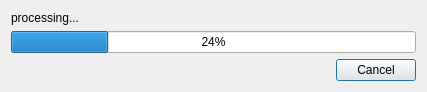
<?xml version="1.0" encoding="UTF-8"?>
<ui version="4.0">
 <class>ProgressDialog</class>
 <widget class="QDialog" name="ProgressDialog">
  <property name="geometry">
   <rect>
    <x>0</x>
    <y>0</y>
    <width>427</width>
    <height>87</height>
   </rect>
  </property>
  <property name="windowTitle">
   <string>Dialog</string>
  </property>
  <layout class="QVBoxLayout" name="verticalLayout">
   <item>
    <widget class="QLabel" name="inforLabel">
     <property name="text">
      <string>processing...</string>
     </property>
    </widget>
   </item>
   <item>
    <widget class="QProgressBar" name="progressBar">
     <property name="value">
      <number>24</number>
     </property>
    </widget>
   </item>
   <item>
    <layout class="QHBoxLayout" name="horizontalLayout">
     <item>
      <spacer name="horizontalSpacer">
       <property name="orientation">
        <enum>Qt::Horizontal</enum>
       </property>
       <property name="sizeHint" stdset="0">
        <size>
         <width>40</width>
         <height>20</height>
        </size>
       </property>
      </spacer>
     </item>
     <item>
      <widget class="QPushButton" name="CancelBtn">
       <property name="text">
        <string>Cancel</string>
       </property>
      </widget>
     </item>
    </layout>
   </item>
  </layout>
 </widget>
 <resources/>
 <connections/>
</ui>
